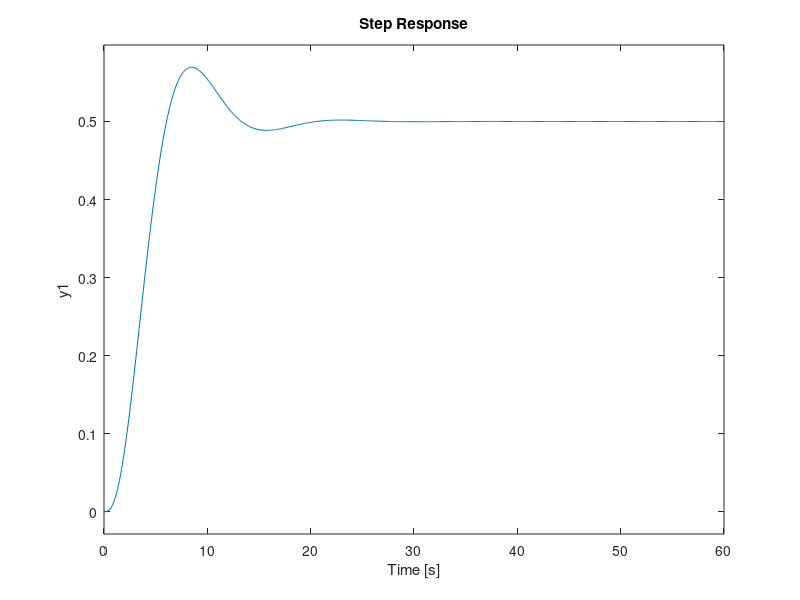
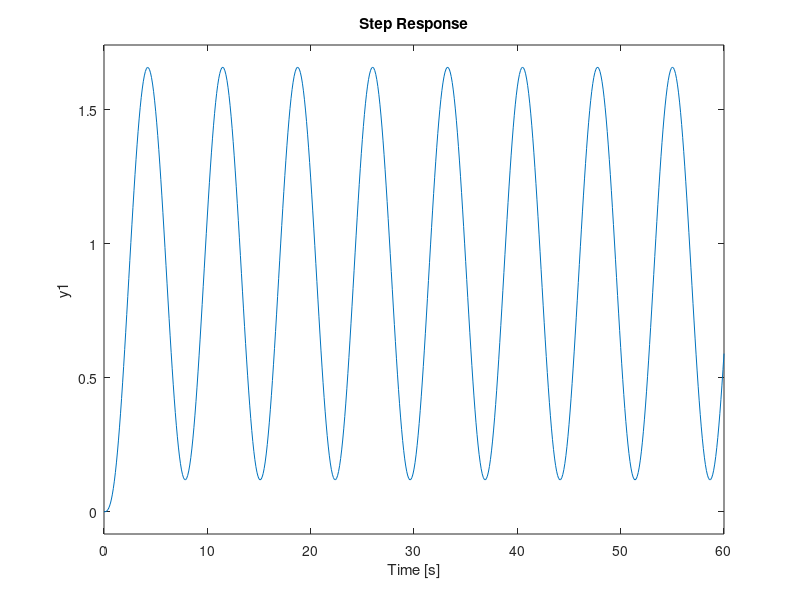

MATLAB code for these plots, in order: (Note: this script raises an error after producing the figures.)
clear 
close all


Kpcrit = 8;
Tcrit  = 7.3;

s = zpk('s');

Ks = 1; T1 = 2; T2 = 2; T3 = 2;
% συνάρτηση μεταφοράς του συστήματος
H = Ks/((T1*s+1)*(T2*s+1)*(T3*s+1));
t = 1:0.1:60; % χρόνος για τα διαγράμματα
F = feedback(H,1) % μοναδιαία ανάδραση
figure()
step(F,t)
grid

P = pidstd(Kpcrit);
F = feedback(P*H,1);
figure()
step(F,t)
grid

% Find Kp,crit -> ameiwti talantwsi
% Kp,crit = 8
kp = 1:0.5:10; % τιμές Κp που πρέπει να ελέγξω
t = 1:0.1:60; % χρόνος για τα διαγράμματα
% ένα βοηθητικό διάνυσμα
step_response = zeros(length(kp),length(t));
i = 1;
for Kp = kp
    P = pidstd(Kp); % P ελεγκτής
    F = feedback(P*H,1); % μοναδιαία ανάδραση
    [y] = step(F,t);
    step_response(i,:) = y;
    i = i+1;
end
% πως τυπώθηκαν τα διαγράμματα σε ένα κοινό plot
figure()
for k = 1:length(kp)
    subplot(5,4,k)
    plot(t,step_response(k,:))
    title(['K_p = ',sprintf('%1.1f',kp(k))])
    xlabel('Time(second)')
    ylabel('Amplitude')
    grid
end

% P controller
P = pidstd(0.5*Kpcrit)
F = feedback(P*H,1)
figure()
step(F,t)
grid

% PI controller
P = pidstd(0.45*Kpcrit,0.85*Tcrit)
F = feedback(P*H,1)
figure()
step(F,t)
grid

% PID controller
P = pidstd(0.6*Kpcrit,0.5*Tcrit,0.12*Tcrit)
F = feedback(P*H,1)
figure()
step(F,t)
grid


